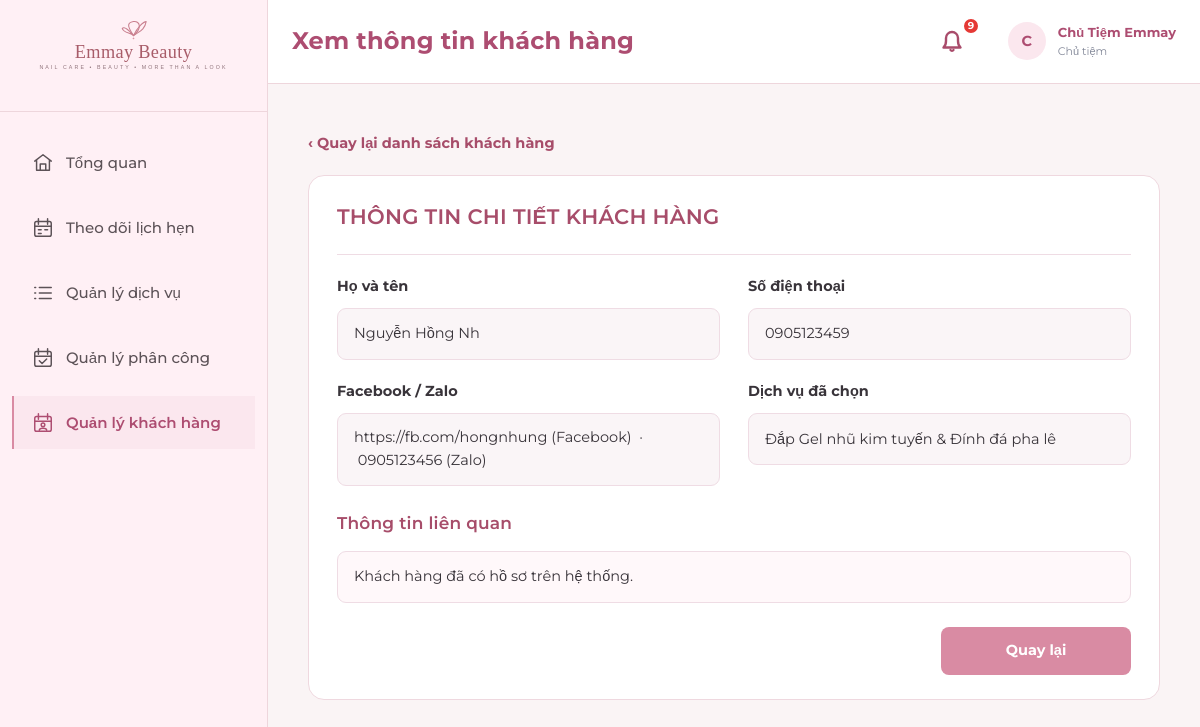
/owner/customers/KH001/?display=profile (signed in), run on the app's committed database.
### apps/accounts/models.py (models this page shows, shortened)
class KhachHang(models.Model):
    ma_khach_hang = models.CharField(max_length=10, primary_key=True, verbose_name='Mã khách hàng')
    ho_ten = models.CharField(max_length=50, verbose_name='Họ và tên')
    so_dien_thoai = models.CharField(max_length=10, validators=[phone_validator], verbose_name='Số điện thoại')
    link_facebook = models.CharField(max_length=255, blank=True, null=True, verbose_name='Link Facebook')
    link_zalo = models.CharField(max_length=255, blank=True, null=True, verbose_name='Link Zalo')
    dich_vu_truc_tiep = models.ForeignKey('services.DichVu', db_column='MaDichVu', on_delete=models.SET_NULL, null=True, blank=True, related_name='khach_hang_truc_tiep', verbose_name='Dịch vụ khách hàng chọn')
    class Meta:
        db_table = 'KhachHang'
        verbose_name = 'Khách Hàng'
        verbose_name_plural = 'Khách Hàng'
        ordering = ['ma_khach_hang']

### apps/services/models.py (models this page shows, shortened)
class DichVu(models.Model):
    THOI_LUONG_CHOICES = [
        (30, '30 phút'),
        (60, '60 phút'),
        (90, '90 phút (1h30)'),
        (120, '120 phút (2h)'),
        (150, '150 phút (2h30)'),
        (180, '180 phút (3h)'),
    ]
    ma_dich_vu = models.CharField(max_length=10, primary_key=True, verbose_name='Mã dịch vụ')
    ten_dich_vu = models.CharField(max_length=60, unique=True, verbose_name='Tên dịch vụ')
    gia_tien = models.DecimalField(
        max_digits=12, decimal_places=0,
        validators=[MinValueValidator(1, message='Giá tiền phải là số nguyên dương lớn hơn 0.')],
        verbose_name='Giá tiền (VNĐ)'
    )
    thoi_luong = models.SmallIntegerField(
        choices=THOI_LUONG_CHOICES,
        validators=[validate_thoi_luong],
        verbose_name='Thời lượng (phút)'
    )
    ghi_chu = models.CharField(max_length=255, blank=True, null=True, verbose_name='Ghi chú')
    da_xoa = models.BooleanField(default=False, verbose_name='Đã xóa mềm')
    class Meta:
        db_table = 'DichVu'
        verbose_name = 'Dịch Vụ'
        verbose_name_plural = 'Dịch Vụ'
        ordering = ['ma_dich_vu']

### apps/accounts/views.py (the view, shortened to what this page needs)
# urls.py: path('customers/<str:pk>/', account_views.owner_customer_detail, name='customer_detail'),
@owner_required
def owner_customer_detail(request, pk):
    customer = get_object_or_404(KhachHang, pk=pk)
    appointments = customer.lich_hen.order_by('-ngay_gio_bat_dau')
    if request.GET.get('display') == 'profile':
        return render(request, 'owner/customer_view_info.html', {'customer': customer})

### apps/notifications/context_processors.py (called while the page is built)
def notifications_processor(request):
    context = {
        'unread_notifications_count': 0,
        'recent_notifications': [],
        'unread_rejection_ids': [],
    }
    if request.user.is_authenticated:
        try:
            tai_khoan = getattr(request.user, 'tai_khoan', None)
            if tai_khoan:
                user_notifications = ThongBao.objects.filter(tai_khoan=tai_khoan)
                context['unread_notifications_count'] = user_notifications.filter(da_doc=False).count()
                if tai_khoan.vai_tro == 'Chủ Tiệm':
                    context['unread_rejection_ids'] = list(user_notifications.filter(da_doc=False, loai_thong_bao='Từ chối').values_list('pk', flat=True))
                context['recent_notifications'] = user_notifications.order_by('-thoi_diem_tao')[:8]
        except Exception:
            pass
    return context

### templates/owner/customer_view_info.html (shortened to what this page needs)
{% extends 'owner/overview.html' %}
{% block page_title %}Xem thông tin khách hàng{% endblock %}
{% block extra_css %}
<link rel="stylesheet" href="/static/css/owner-overview.css">
{% endblock %}
{% block content %}
<div class="customer-view">
  <a class="customer-view-back" href="{% url 'owner:customers_list' %}">‹ Quay lại danh sách khách hàng</a>
  <section class="customer-view-card"><h1>THÔNG TIN CHI TIẾT KHÁCH HÀNG</h1>
    <div class="customer-view-grid">
      <div><span class="customer-view-label">Họ và tên</span><div class="customer-view-value">{{ customer.ho_ten }}</div></div>
      <div><span class="customer-view-label">Số điện thoại</span><div class="customer-view-value">{{ customer.so_dien_thoai }}</div></div>
      <div><span class="customer-view-label">Facebook / Zalo</span><div class="customer-view-value">{% if customer.link_facebook %}{{ customer.link_facebook }} (Facebook){% endif %}{% if customer.link_facebook and customer.link_zalo %}&nbsp; · &nbsp;{% endif %}{% if customer.link_zalo %}{{ customer.link_zalo }} (Zalo){% endif %}{% if not customer.link_facebook and not customer.link_zalo %}Chưa cập nhật{% endif %}</div></div>
      <div><span class="customer-view-label">Dịch vụ đã chọn</span><div class="customer-view-value">{{ customer.dich_vu_truc_tiep.ten_dich_vu|default:'Chưa cập nhật' }}</div></div>
    </div>
    <div class="customer-view-related"><h2>Thông tin liên quan</h2><div class="customer-view-value">Khách hàng đã có hồ sơ trên hệ thống.</div></div>
    <div class="customer-view-actions"><a href="{% url 'owner:customers_list' %}">Quay lại</a></div>
  </section>
</div>
{% endblock %}

### static/css/style.css (style rules this page uses)
:root { --primary-rose: #C97F8E; --btn-rose: #D98F9F; --btn-rose-hover: #C57B8C; --dark-rose: #A85C69; --deep-rose: #8C4350; --blush-pink: #F5DDE2; --soft-pink: #FBECEF; --light-pink: #FFF4F6; --ivory-white: #FFF9F8; --card-bg: #FFFFFF; --text-main: #343039; --text-muted: #7E7478; --text-light: #A3969B; --border-pink: #EED6DC; --border-focus: #D98F9F; --status-pending: #E09F3E; --status-pending-bg: #FFF5E6; --status-confirmed: #4A90E2; --status-confirmed-bg: #EBF4FC; --status-completed: #2E7D32; --status-completed-bg: #EAF5EA; --status-canceled: #C62828; --status-canceled-bg: #FDE8E8; --status-noshow: #757575; --status-noshow-bg: #EEEEEE; --font-heading: 'Playfair Display', serif; --font-body: 'Montserrat', sans-serif; --shadow-sm: 0 2px 8px rgba(201, 127, 142, 0.08); --shadow-md: 0 4px 20px rgba(168, 92, 105, 0.12); --shadow-lg: 0 10px 30px rgba(168, 92, 105, 0.16); --radius-sm: 8px; --radius-md: 14px; --radius-lg: 20px; --radius-full: 9999px; }
* { margin: 0; padding: 0; box-sizing: border-box; }
body { font-family: var(--font-body); font-size: 14.5px; line-height: 1.6; color: var(--text-main); background-color: var(--ivory-white); min-height: 100vh; display: flex; flex-direction: column; }
h1, h2, h3, h4, h5, h6, input, button, select, textarea, table, th, td { font-family: var(--font-body); }
h1, h2, h3 { color: var(--dark-rose); font-weight: 600; letter-spacing: 0.2px; }
a { color: var(--dark-rose); text-decoration: none; transition: all 0.2s ease; }

### static/css/dashboard.css (style rules this page uses)
body.app-layout { display: flex !important; flex-direction: row !important; min-height: 100vh; background-color: #FAF4F5; margin: 0; padding: 0; width: 100%; box-sizing: border-box; }

### static/css/owner-overview.css (style rules this page uses)
body.owner-overview { background:#fff5f8; }

### templates/owner/customer_view_info.html (style rules this page uses)
.customer-view { box-sizing:border-box; width:100%; max-width:1092px; margin:0 auto; padding:20px 24px; color:#39343a; }
.customer-view-back { color:#a74d6a; font-weight:700; text-decoration:none; }
.customer-view-card { margin-top:20px; padding:24px 28px; border:1px solid #efd8df; border-radius:16px; background:#fff; }
.customer-view-card h1 { margin:0; padding-bottom:20px; border-bottom:1px solid #efdce4; color:#a74d6a; font-size:21px; }
.customer-view-grid { display:grid; grid-template-columns:repeat(2,minmax(0,1fr)); gap:20px 28px; margin-top:20px; }
.customer-view-label { display:block; margin-bottom:10px; font-weight:700; }
.customer-view-value { min-height:52px; display:flex; align-items:center; box-sizing:border-box; padding:12px 16px; border:1px solid #efdce4; border-radius:9px; background:#faf5f7; overflow-wrap:anywhere; }
.customer-view-related { margin-top:24px; }
.customer-view-related h2 { margin:0 0 14px; color:#a74d6a; font-size:17px; }
.customer-view-related .customer-view-value { min-height:52px; background:#fff8fa; }
.customer-view-actions { display:flex; justify-content:flex-end; margin-top:24px; }
.customer-view-actions a { display:inline-flex; align-items:center; justify-content:center; min-width:190px; min-height:48px; border-radius:8px; background:#d98ba3; color:#fff; font-weight:700; text-decoration:none; }

### data on the page
KhachHang: ho_ten "Nguyễn Hồng Nh", so_dien_thoai "0905123459", link_facebook "https://fb.com/hongnhung", link_zalo "0905123456", dich_vu_truc_tiep.ten_dich_vu "Đắp Gel nhũ kim tuyến & Đính đá pha lê"

### other printed values
{{ unread_notifications_count }} "9"
{{ owner_name|slice:":1"|upper }} "C"
{{ owner_name }} "Chủ Tiệm Emmay"
